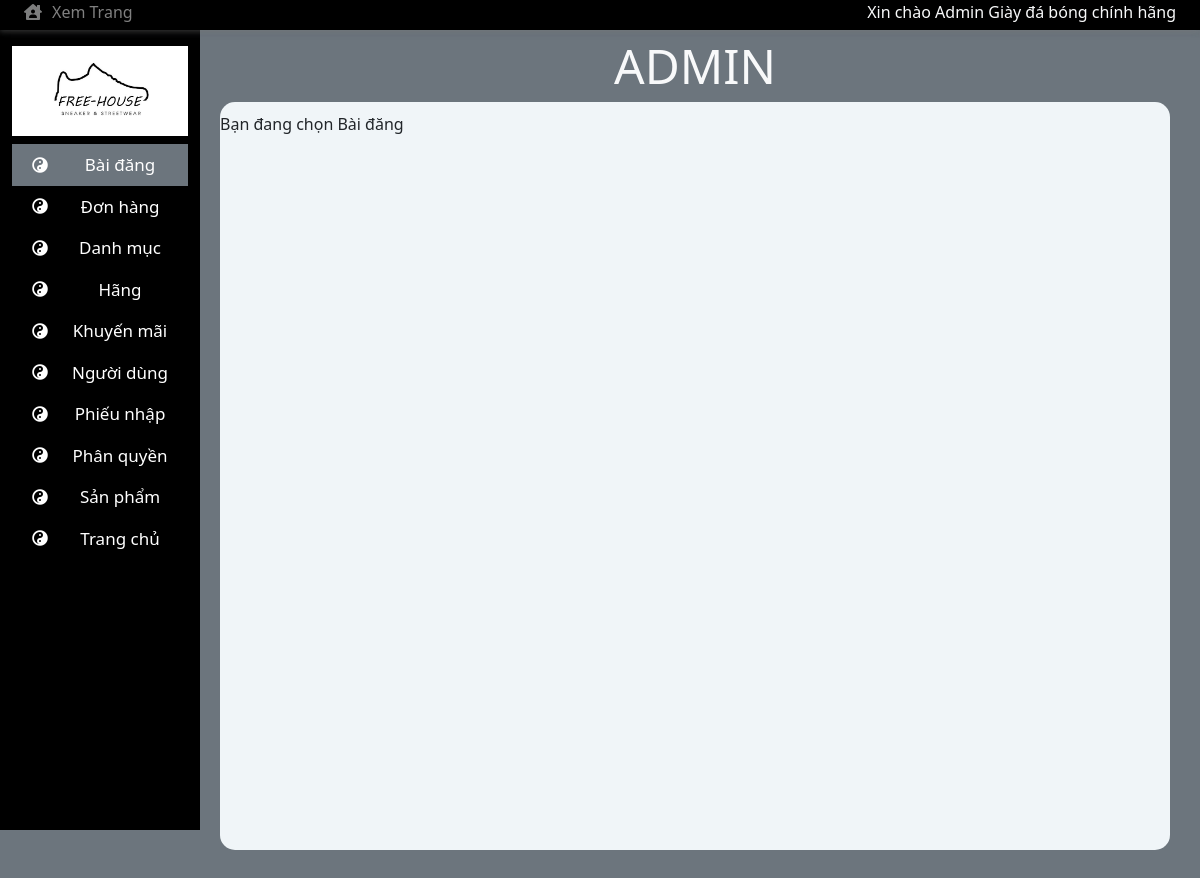
The app's page /admin/index.php?pq=Admin&id=bd with its own data.
### tables this page shows
CREATE TABLE `phanquyen` (
  `MaQuyen` varchar(50) NOT NULL,
  `MaChiTiet` varchar(50) NOT NULL
);

CREATE TABLE `chitietquyen` (
  `MaChiTiet` varchar(50) NOT NULL,
  `TenChiTiet` varchar(50) NOT NULL,
  `MoTa` varchar(50) NOT NULL
);

### db/DAOPhanQuyen.php (called while the page is built, shortened)
<?php
class DAOPhanQuyen{
    private $host = 'localhost';
    private $username = 'root';
    private $password = '';
    private $database = 'ql_cuahanggiay';
    private $conn;
    public function connect(){
        if(!$this->conn){
            $this->conn=mysqli_connect($this->host,$this->username,$this->password,$this->database);
        }
    }
    public function getQuyen($MaQuyen){
        $sql = "SELECT * FROM phanquyen,chitietquyen WHERE MaQuyen = '".$MaQuyen."' AND chitietquyen.MaChiTiet = phanquyen.MaChiTiet";
        $data=null;
        if($result = mysqli_query($this->conn,$sql)){
            while($row=mysqli_fetch_array($result)){
                    $data[] = $row;
            }
        }
        return $data;
    }
}
?>

### admin/template/menu_ad.php (the view, shortened to what this page needs)
<?php
    if (isset($_GET['pq'])){
        $MaQuyen = $_GET['pq'];
        include("../db/DAOPhanQuyen.php");
        $db = new DAOPhanQuyen();
        $db->connect();
        $PQ = $db->getQuyen($MaQuyen);
        if(isset($_GET['id'])){
            $id = $_GET['id'];
        }
?>
        <div id="menu" class="col col-sm-12 col-lg-2 col-md-2 bg-black text-bg-dark position-fixed width-show-icon">
            <div class="d-none d-lg-block d-md-block" id="menu-js">
                <div class="row d-none d-lg-block d-md-block">
                    <div class="img-logo ">
                            <a href="index.php">
                            <img class="row w-100 mx-auto mt-3" src="../img/img-logo/sneaker.jpg" alt="">
                            </a>
                        </div>
                </div>
                <ul id='ulMenu' class="mt-2 list-unstyled text-black ">
                    <?php
                        $n = 0;
                        if($PQ != null){
                            $n = count($PQ);
                        }
                        for($i = 0; $i < $n;$i++){
                    ?>
                        <a href="index.php?pq=<?php echo $MaQuyen?>&id=<?php echo $PQ[$i]["MaChiTiet"]?>">
                            <li class="row LiMenu mx-0 text-center p-2 align-items-center border-secondary border-size-menu " style = "<?php if($id ==  $PQ[$i]["MaChiTiet"]){echo "background:  #6c757d";}?>">
                                <div class="col-3 px-0 d-none d-lg-flex justify-content-center">
                                    <i class="fa fa-yin-yang"></i>
                                </div>
                                <div class="col-lg-9 col-12 px-0">
                                    <p class="text-font-menu m-0"><?php echo $PQ[$i]["TenChiTiet"]?></p>
                                </div>
                            </li>
                        </a>
                    <?php
                        }
                    ?>
                </ul>
            </div>
        </div>
<?php
    }
?>

### admin/css/DonHang.css (style rules this page uses)
* { margin: 0px; padding: 0px; }

### admin/css/admin.css (style rules this page uses)
.text-font-menu { font-size: 17px; }
* { padding: 0; margin: 0; box-sizing: border-box; }
p,a { text-decoration:none; margin: 0 !important; padding: 0 !important; }
@media (min-width: 768px) { #menu { height:100vh; top:30px !important; } }
@media (min-width: 992px) { #menu { height:100vh; top:30px !important; } }
.list-unstyled.text-black >a { color:#fff; text-decoration: none; }
#menu { left:0; overflow-y: auto; z-index: 5; }
li.row.LiMenu.mx-0.text-center.p-2.align-items-center.border-secondary.border-size-menu { transition: box-shadow 0.5s ease; }

### admin/css/KhuyenMai.css (style rules this page uses)
* { margin: 0px; padding: 0px; }

### admin/css/PhanQuyen.css (style rules this page uses)
* { margin: 0px; padding: 0px; }

### admin/css/DanhMuc.css (style rules this page uses)
* { margin: 0px; padding: 0px; }

### records on screen
phanquyen: MaChiTiet.TenChiTiet "Bài đăng"
phanquyen: MaChiTiet.TenChiTiet "Đơn hàng"
phanquyen: MaChiTiet.TenChiTiet "Danh mục"
phanquyen: MaChiTiet.TenChiTiet "Hãng"
phanquyen: MaChiTiet.TenChiTiet "Khuyến mãi"
phanquyen: MaChiTiet.TenChiTiet "Người dùng"
phanquyen: MaChiTiet.TenChiTiet "Phiếu nhập"
phanquyen: MaChiTiet.TenChiTiet "Phân quyền"
phanquyen: MaChiTiet.TenChiTiet "Sản phẩm"
phanquyen: MaChiTiet.TenChiTiet "Trang chủ"
